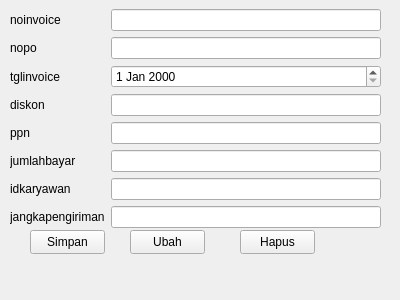
<?xml version="1.0" encoding="UTF-8"?>
<ui version="4.0">
 <class>Forminvoice1</class>
 <widget class="QWidget" name="Forminvoice1">
  <property name="geometry">
   <rect>
    <x>0</x>
    <y>0</y>
    <width>400</width>
    <height>300</height>
   </rect>
  </property>
  <property name="windowTitle">
   <string>Form</string>
  </property>
  <widget class="QWidget" name="formLayoutWidget">
   <property name="geometry">
    <rect>
     <x>10</x>
     <y>9</y>
     <width>371</width>
     <height>221</height>
    </rect>
   </property>
   <layout class="QFormLayout" name="formLayout">
    <item row="0" column="0">
     <widget class="QLabel" name="noinvoiceLabel">
      <property name="text">
       <string>noinvoice</string>
      </property>
     </widget>
    </item>
    <item row="0" column="1">
     <widget class="QLineEdit" name="noinvoiceLineEdit"/>
    </item>
    <item row="1" column="0">
     <widget class="QLabel" name="nopoLabel">
      <property name="text">
       <string>nopo</string>
      </property>
     </widget>
    </item>
    <item row="1" column="1">
     <widget class="QLineEdit" name="nopoLineEdit"/>
    </item>
    <item row="2" column="0">
     <widget class="QLabel" name="tglinvoiceLabel">
      <property name="text">
       <string>tglinvoice</string>
      </property>
     </widget>
    </item>
    <item row="2" column="1">
     <widget class="QDateEdit" name="tglinvoiceDateEdit"/>
    </item>
    <item row="3" column="0">
     <widget class="QLabel" name="diskonLabel">
      <property name="text">
       <string>diskon</string>
      </property>
     </widget>
    </item>
    <item row="3" column="1">
     <widget class="QLineEdit" name="diskonLineEdit"/>
    </item>
    <item row="4" column="0">
     <widget class="QLabel" name="ppnLabel">
      <property name="text">
       <string>ppn</string>
      </property>
     </widget>
    </item>
    <item row="4" column="1">
     <widget class="QLineEdit" name="ppnLineEdit"/>
    </item>
    <item row="5" column="0">
     <widget class="QLabel" name="jumlahbayarLabel">
      <property name="text">
       <string>jumlahbayar</string>
      </property>
     </widget>
    </item>
    <item row="5" column="1">
     <widget class="QLineEdit" name="jumlahbayarLineEdit"/>
    </item>
    <item row="6" column="0">
     <widget class="QLabel" name="idkaryawanLabel">
      <property name="text">
       <string>idkaryawan</string>
      </property>
     </widget>
    </item>
    <item row="6" column="1">
     <widget class="QLineEdit" name="idkaryawanLineEdit"/>
    </item>
    <item row="7" column="0">
     <widget class="QLabel" name="jangkapengirimanLabel">
      <property name="text">
       <string>jangkapengiriman</string>
      </property>
     </widget>
    </item>
    <item row="7" column="1">
     <widget class="QLineEdit" name="jangkapengirimanLineEdit"/>
    </item>
   </layout>
  </widget>
  <widget class="QPushButton" name="pushButton">
   <property name="geometry">
    <rect>
     <x>30</x>
     <y>230</y>
     <width>75</width>
     <height>24</height>
    </rect>
   </property>
   <property name="text">
    <string>Simpan</string>
   </property>
  </widget>
  <widget class="QPushButton" name="pushButton_2">
   <property name="geometry">
    <rect>
     <x>130</x>
     <y>230</y>
     <width>75</width>
     <height>24</height>
    </rect>
   </property>
   <property name="text">
    <string>Ubah</string>
   </property>
  </widget>
  <widget class="QPushButton" name="pushButton_3">
   <property name="geometry">
    <rect>
     <x>240</x>
     <y>230</y>
     <width>75</width>
     <height>24</height>
    </rect>
   </property>
   <property name="text">
    <string>Hapus</string>
   </property>
  </widget>
 </widget>
 <resources/>
 <connections/>
</ui>
